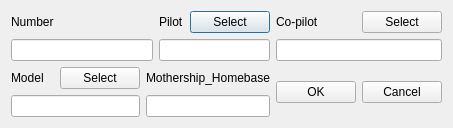
<?xml version="1.0" encoding="UTF-8"?>
<ui version="4.0">
 <class>Dialog</class>
 <widget class="QDialog" name="Dialog">
  <property name="geometry">
   <rect>
    <x>0</x>
    <y>0</y>
    <width>400</width>
    <height>105</height>
   </rect>
  </property>
  <property name="windowTitle">
   <string>Dialog</string>
  </property>
  <layout class="QGridLayout" name="gridLayout">
   <item row="0" column="0">
    <widget class="QLabel" name="label">
     <property name="text">
      <string>Number</string>
     </property>
    </widget>
   </item>
   <item row="0" column="3">
    <widget class="QLabel" name="label_2">
     <property name="text">
      <string>Pilot</string>
     </property>
    </widget>
   </item>
   <item row="0" column="4">
    <widget class="QPushButton" name="buttonSelectPilot">
     <property name="text">
      <string>Select</string>
     </property>
    </widget>
   </item>
   <item row="0" column="5">
    <widget class="QLabel" name="label_3">
     <property name="text">
      <string>Co-pilot</string>
     </property>
    </widget>
   </item>
   <item row="0" column="6">
    <widget class="QPushButton" name="buttonSelectCopilot">
     <property name="text">
      <string>Select</string>
     </property>
    </widget>
   </item>
   <item row="1" column="0" colspan="3">
    <widget class="QLineEdit" name="lineNumber"/>
   </item>
   <item row="1" column="3" colspan="2">
    <widget class="QLineEdit" name="linePilot">
     <property name="readOnly">
      <bool>true</bool>
     </property>
    </widget>
   </item>
   <item row="1" column="5" colspan="2">
    <widget class="QLineEdit" name="lineCopilot">
     <property name="readOnly">
      <bool>true</bool>
     </property>
    </widget>
   </item>
   <item row="2" column="0">
    <widget class="QLabel" name="label_4">
     <property name="text">
      <string>Model</string>
     </property>
    </widget>
   </item>
   <item row="2" column="1">
    <widget class="QPushButton" name="buttonSelectModel">
     <property name="text">
      <string>Select</string>
     </property>
    </widget>
   </item>
   <item row="3" column="0" colspan="2">
    <widget class="QLineEdit" name="lineModel">
     <property name="readOnly">
      <bool>true</bool>
     </property>
    </widget>
   </item>
   <item row="2" column="6" rowspan="2">
    <widget class="QPushButton" name="buttonCancel">
     <property name="text">
      <string>Cancel</string>
     </property>
    </widget>
   </item>
   <item row="2" column="5" rowspan="2">
    <widget class="QPushButton" name="buttonOK">
     <property name="text">
      <string>OK</string>
     </property>
    </widget>
   </item>
   <item row="2" column="2" colspan="3">
    <widget class="QLabel" name="label_5">
     <property name="text">
      <string>Mothership_Homebase</string>
     </property>
    </widget>
   </item>
   <item row="3" column="2" colspan="3">
    <widget class="QLineEdit" name="lineMothership"/>
   </item>
  </layout>
 </widget>
 <resources/>
 <connections/>
</ui>
